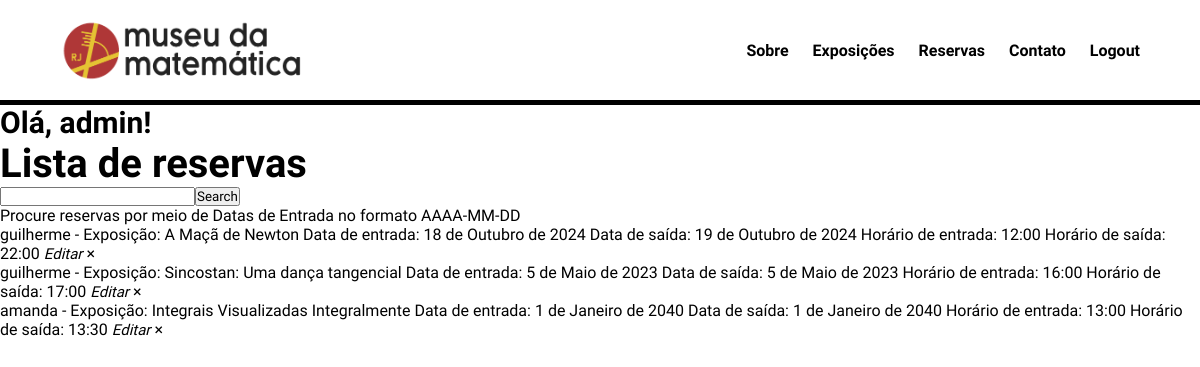
/lista-reservas/ (signed in), run on the app's committed database.
### museu_matematica/models.py (models this page shows)
class Reserva(models.Model):
    user = models.ForeignKey(User, on_delete = models.CASCADE, null = True, blank = True)
    exposicao = models.ForeignKey(Exposicao, on_delete = models.CASCADE, null = True, blank = True)
    dataEntrada = models.DateField(verbose_name = 'Data de entrada', help_text = 'Utilize o formato AAAA-MM-DD')
    dataSaida =  models.DateField(verbose_name = 'Data de saída', help_text = 'Utilize o formato AAAA-MM-DD')
    horarioEntrada = models.TimeField(verbose_name = 'Horário de entrada', help_text = 'Utilize o formato HH:MM')
    horarioSaida = models.TimeField(verbose_name = 'Horário de saída', help_text = 'Utilize o formato HH:MM')
    def __str__(self):
        return str(self.user) + ' - ' + str(self.exposicao) + ' - ' + str(self.dataEntrada)

class Exposicao(models.Model):
    titulo = models.CharField(max_length=300)
    descricao = models.CharField(max_length=1000)
    def __str__(self):
        return str(self.titulo)

### museu_matematica/views.py (the view)
# urls.py: path('lista-reservas/', ReservaListView.as_view(), name="lista-reservas"),
class ReservaListView(LoginRequiredMixin, ListView):
    model = Reserva
    template_name = 'museu_matematica/lista-reservas.html'
    context_object_name = 'reservas'
    success_url = reverse_lazy("lista-reservas")
    def get_context_data(self, **kwargs):
        context = super().get_context_data(**kwargs)
        if not self.request.user.is_superuser:
            context['reservas'] = context['reservas'].filter(user = self.request.user) # Apenas os itens do usuário logado
        search_input = self.request.GET.get('search-area') or ''
        if search_input:
            context['reservas'] = context['reservas'].filter(dataEntrada__exact=search_input)
        context['search_input'] = search_input
        print(context)
        return context

### museu_matematica/templates/museu_matematica/lista-reservas.html (shortened to what this page needs)
{% load static %}
    <!DOCTYPE html>
    <html lang="pt-BR">
    <head>
        <link rel="stylesheet" href="{% static 'museu-matematica/css/styles.css' %}">
        </head>
    <body>
        {% include 'museu_matematica/header.html' %}
        <h3 class="hellotext">Olá, {% firstof user.username %}!</h3>
        <h2>Lista de reservas</h2>
        <div id="search-add-wrapper">
            <form method="GET" style="display: flex;">
                <input id="dataEntrada" type="text" name="search-area" value="{{search_input}}">
                <input class="button" type="submit" value="Search">
            </form>
            <p>Procure reservas por meio de Datas de Entrada no formato AAAA-MM-DD</p>
        </div>
        <div class="reserva-items-wrapper">
            {% for reserva in reservas %}
                <div class="reserva-wrapper">
                    {% if request.user.is_superuser %}
                    {{reserva.user}} -
                    {% endif %}
                    <span>Exposição: </span> {{reserva.exposicao}}
                    <span>Data de entrada: </span> {{reserva.dataEntrada}}
                    <span>Data de saída: </span> {{reserva.dataSaida}}
                    <span>Horário de entrada: </span> {{reserva.horarioEntrada}}
                    <span>Horário de saída: </span> {{reserva.horarioSaida}}
                    <a href="{% url 'reserva-editar' pk=reserva.id %}"><i class="material-icons" style="font-size:15px">Editar</i></a>
                    <a class="delete-link" href="{% url 'reserva-delete' pk=reserva.id %}">&#215;</a>
                </div>
            {% empty %}
            <div class="reserva-wrapper">
                <h3>Não há nenhuma reserva efetuada.</h3>
            </div>
            {% endfor %}
        </div>
    </body>
    </html>

### museu_matematica/static/museu-matematica/css/styles.css (style rules this page uses)
a { text-decoration: none; color: inherit; }
* { margin: 0; padding: 0; }
:root { --color-primary: #C41E1E; --color-secondary: #d3a422; --color-gray: #888888; }
body, input, select { font-family: 'Raleway', sans-serif; }
h2 { font-size: 40px; }
h3 { font-size: 30px; }

### data on the page
Reserva: user "guilherme", exposicao "A Maçã de Newton", dataEntrada "18 de Outubro de 2024", dataSaida "19 de Outubro de 2024", horarioEntrada "12:00", horarioSaida "22:00"
Reserva: user "guilherme", exposicao "Sincostan: Uma dança tangencial", dataEntrada "5 de Maio de 2023", dataSaida "5 de Maio de 2023", horarioEntrada "16:00", horarioSaida "17:00"
Reserva: user "amanda", exposicao "Integrais Visualizadas Integralmente", dataEntrada "1 de Janeiro de 2040", dataSaida "1 de Janeiro de 2040", horarioEntrada "13:00", horarioSaida "13:30"
